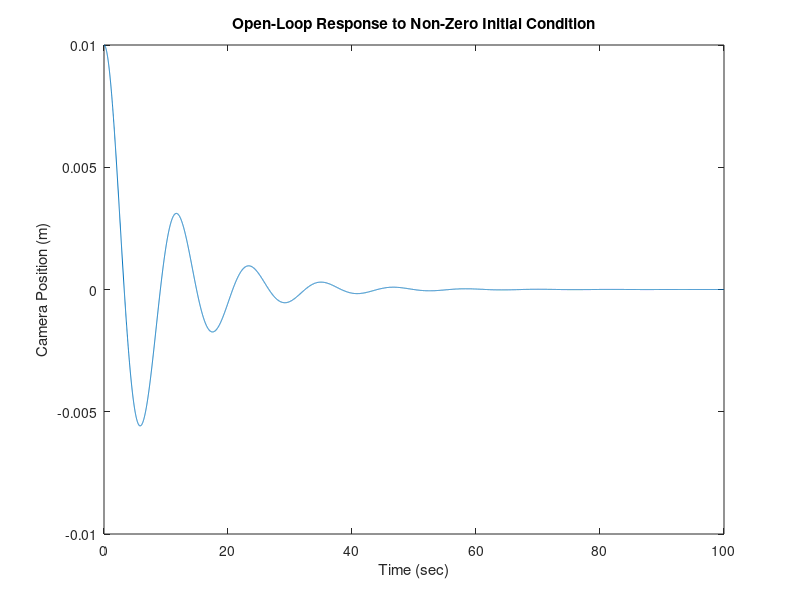

This figure's MATLAB source:
m = 10;
k = 3;
c = 2;

% A = [0 1; 0 0];
% B = [0 0; 1/m 0];
% C = [-1 0];
% D = [0 1];

A = [0 1; -k/m -c/m];
B = [0; 1/m];
C = [1 0];
D = [0];

poles = eig(A);

t = 0:0.01:100;
u = zeros(size(t));
x0 = [0.01 0];

sys = ss(A,B,C,0);

[y,t,x] = lsim(sys,u,t,x0);
plot(t,y)
title('Open-Loop Response to Non-Zero Initial Condition')
xlabel('Time (sec)')
ylabel('Camera Position (m)')
